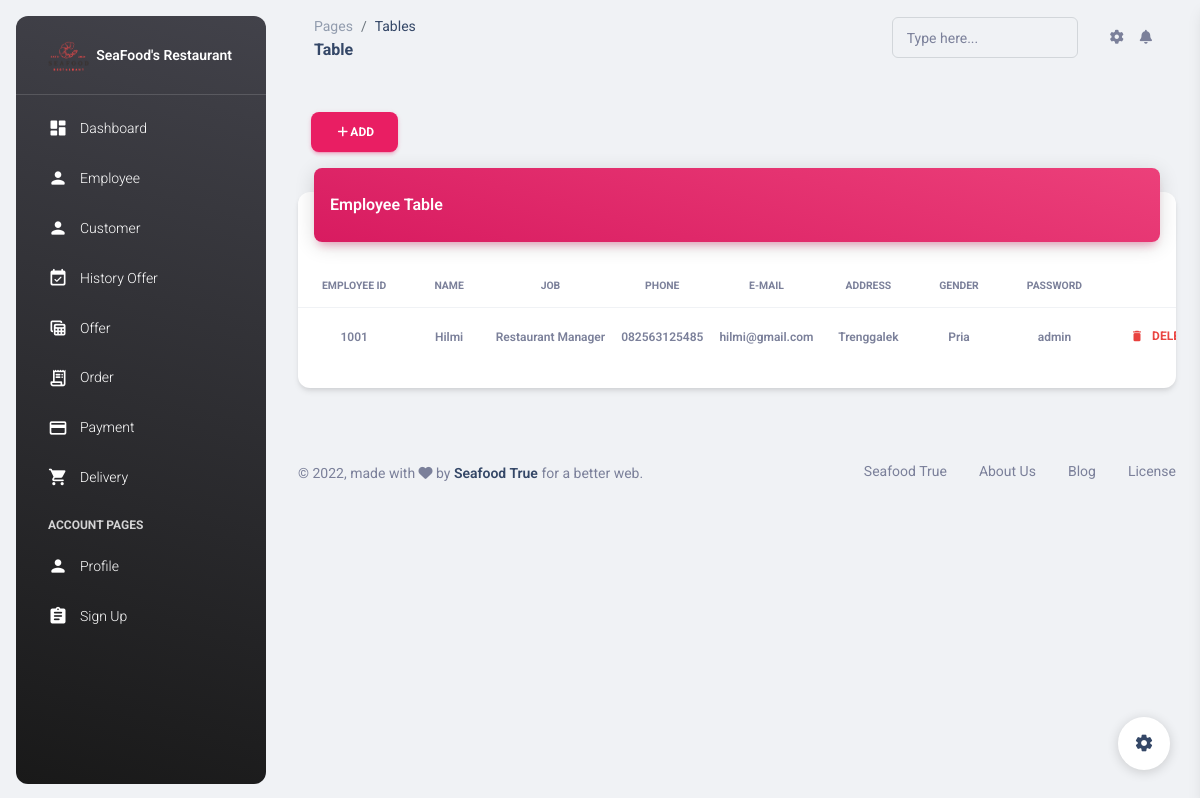
The app's page /admin/pages/employee.php (signed in) with its own data.
### tables this page shows
CREATE TABLE `pegawai` (
  `ID_PEGAWAI` char(4) NOT NULL,
  `ID_JABATAN` char(2) NOT NULL,
  `NAMA_PEGAWAI` varchar(30) DEFAULT NULL,
  `TELP_PEGAWAI` varchar(15) DEFAULT NULL,
  `EMAIL_PEGAWAI` varchar(50) DEFAULT NULL,
  `ALAMAT_PEGAWAI` varchar(50) DEFAULT NULL,
  `JK_PEGAWAI` tinyint(1) DEFAULT NULL,
  `PASS_PEGAWAI` varchar(20) NOT NULL,
  PRIMARY KEY (`ID_PEGAWAI`),
  UNIQUE KEY `PEGAWAI_TELP_PEG_UK` (`TELP_PEGAWAI`),
  UNIQUE KEY `PEGAWAI_EMAIL_PEG_UK` (`EMAIL_PEGAWAI`),
  KEY `PEG_JABATAN_FK` (`ID_JABATAN`),
  CONSTRAINT `PEG_JABATAN_FK` FOREIGN KEY (`ID_JABATAN`) REFERENCES `jabatan` (`ID_JABATAN`)
);

CREATE TABLE `jabatan` (
  `ID_JABATAN` char(2) NOT NULL,
  `NAMA_JABATAN` varchar(30) DEFAULT NULL,
  PRIMARY KEY (`ID_JABATAN`)
);

### functions.php (called while the page is built, shortened)
<?php
    $koneksi = mysqli_connect('localhost','root','','seafood2');
    function query($query){
        global $koneksi;
        $select = mysqli_query($koneksi, $query);
        $rows = [];
        while ($tampil = mysqli_fetch_assoc($select)){
            $rows [] = $tampil;
        }
        return $rows;
    }
?>

### admin/pages/employee.php (the view, shortened to what this page needs)
<?php
require '../../functions.php';
$query = "SELECT * FROM pegawai ORDER BY id_pegawai ASC";
$sql = query($query);
?>
<!DOCTYPE html>
<html lang="en">
<head>
  <link href="../assets/css/nucleo-icons.css" rel="stylesheet"/>
  <link href="../assets/css/nucleo-svg.css" rel="stylesheet"/>
  <link id="pagestyle" href="../assets/css/material-dashboard.css?v=3.0.0" rel="stylesheet"/>
</head>
<body class="g-sidenav-show  bg-gray-200">
  <aside class="sidenav navbar navbar-vertical navbar-expand-xs border-0 border-radius-xl my-3 fixed-start ms-3   bg-gradient-dark" id="sidenav-main">
    <div class="sidenav-header">
      <a class="navbar-brand m-0" target="_blank">
        <img src="../assets/img/seafood.png" class="navbar-brand-img h-100" alt="main_logo">
        <span class="ms-1 font-weight-bold text-white">SeaFood's Restaurant</span>
      </a>
    </div>
    <hr class="horizontal light mt-0 mb-2">
    <div class="collapse navbar-collapse  w-auto  max-height-vh-100" id="sidenav-collapse-main">
      <ul class="navbar-nav">
        <li class="nav-item">
          <a class="nav-link text-white " href="../index.php">
            <div class="text-white text-center me-2 d-flex align-items-center justify-content-center">
              <i class="material-icons opacity-10">dashboard</i>
            </div>
            <span class="nav-link-text ms-1">Dashboard</span>
          </a>
        </li>
        <li class="nav-item">
            <a class="nav-link text-white " href="employee.php">
              <div class="text-white text-center me-2 d-flex align-items-center justify-content-center">
                <i class="material-icons opacity-10">person</i>
              </div>
              <span class="nav-link-text ms-1">Employee</span>
            </a>
        </li>
        <li class="nav-item">
          <a class="nav-link text-white " href="customer.php">
            <div class="text-white text-center me-2 d-flex align-items-center justify-content-center">
              <i class="material-icons opacity-10">person</i>
            </div>
            <span class="nav-link-text ms-1">Customer</span>
          </a>
        </li>
        <li class="nav-item">
          <a class="nav-link text-white " href="historyoffer.php">
            <div class="text-white text-center me-2 d-flex align-items-center justify-content-center">
              <i class="material-icons opacity-10">event_available</i>
            </div>
            <span class="nav-link-text ms-1">History Offer</span>
          </a>
        </li>
        <li class="nav-item">
          <a class="nav-link text-white " href="offer.php">
            <div class="text-white text-center me-2 d-flex align-items-center justify-content-center">
              <i class="material-icons opacity-10">table_view</i>
            </div>
            <span class="nav-link-text ms-1">Offer</span>
          </a>
        </li>
        <li class="nav-item">
          <a class="nav-link text-white " href="order.php">
            <div class="text-white text-center me-2 d-flex align-items-center justify-content-center">
              <i class="material-icons opacity-10">receipt_long</i>
            </div>
            <span class="nav-link-text ms-1">Order</span>
          </a>
        </li>
        <li class="nav-item">
          <a class="nav-link text-white " href="payment.php">
            <div class="text-white text-center me-2 d-flex align-items-center justify-content-center">
              <i class="material-icons opacity-10">credit_card</i>
            </div>
            <span class="nav-link-text ms-1">Payment</span>
          </a>
        </li>
        <li class="nav-item">
          <a class="nav-link text-white " href="delivery.php">
            <div class="text-white text-center me-2 d-flex align-items-center justify-content-center">
              <i class="material-icons opacity-10">shopping_cart</i>
            </div>
            <span class="nav-link-text ms-1">Delivery</span>
          </a>
        </li>
        <li class="nav-item mt-3">
          <h6 class="ps-4 ms-2 text-uppercase text-xs text-white font-weight-bolder opacity-8">Account pages</h6>
        </li>
        <li class="nav-item">
          <a class="nav-link text-white " href="profile.php">
            <div class="text-white text-center me-2 d-flex align-items-center justify-content-center">
              <i class="material-icons opacity-10">person</i>
            </div>
            <span class="nav-link-text ms-1">Profile</span>
          </a>
        </li>
        <li class="nav-item">
          <a class="nav-link text-white " href="../../logout.php">
            <div class="text-white text-center me-2 d-flex align-items-center justify-content-center">
              <i class="material-icons opacity-10">assignment</i>
            </div>
            <span class="nav-link-text ms-1">Sign Up</span>
          </a>
        </li>
      </ul>
    </div>
  </aside>
  <main class="main-content position-relative max-height-vh-100 h-100 border-radius-lg ">
    <nav class="navbar navbar-main navbar-expand-lg px-0 mx-4 shadow-none border-radius-xl" id="navbarBlur" navbar-scroll="true">
      <div class="container-fluid py-1 px-3">
        <nav aria-label="breadcrumb">
          <ol class="breadcrumb bg-transparent mb-0 pb-0 pt-1 px-0 me-sm-6 me-5">
            <li class="breadcrumb-item text-sm"><a class="opacity-5 text-dark" href="javascript:;">Pages</a></li>
            <li class="breadcrumb-item text-sm text-dark active" aria-current="page">Tables</li>
          </ol>
          <h6 class="font-weight-bolder mb-0">Table</h6>
        </nav>
        <div class="collapse navbar-collapse mt-sm-0 mt-2 me-md-0 me-sm-10" id="navbar">
          <div class="ms-md-auto pe-md-3 d-flex align-items-center">
            <div class="input-group input-group-outline">
              <label class="form-label">Type here...</label>
              <input type="text" class="form-control">
            </div>
          </div>
          <ul class="navbar-nav  justify-content-end">
            <li class="nav-item px-3 d-flex align-items-center">
              <a href="javascript:;" class="nav-link text-body p-0">
                <i class="fa fa-cog fixed-plugin-button-nav cursor-pointer"></i>
              </a>
            </li>
            <li class="nav-item dropdown pe-2 d-flex align-items-center">
              <a href="javascript:;" class="nav-link text-body p-0" id="dropdownMenuButton" data-bs-toggle="dropdown" aria-expanded="false">
                <i class="fa fa-bell cursor-pointer"></i>
              </a>
            </li>
          </ul>
        </div>
      </div>
    </nav>
    <div class="container-fluid py-4">
      <div class="row">
        <div class="col-12">
        <p style="padding:10pt 0pt 0pt 10pt;">
					<a href="createemployee.php" class="btn btn-xs btn-primary"><i class="fas fa-fw fa-plus"></i>Add</a>
				</p>
          <div class="card my-4">
            <div class="card-header p-0 position-relative mt-n4 mx-3 z-index-2">
              <div class="bg-gradient-primary shadow-primary border-radius-lg pt-4 pb-3">
                <h6 class="text-white text-capitalize ps-3">Employee table</h6>
              </div>
            </div>
            <div class="card-body px-0 pb-2">
              <div class="table-responsive p-0">
              <table class="table align-items-center table-hover">
                <thead>
                    <tr>
                    <th class="text-uppercase text-secondary text-xxs font-weight-bolder opacity-1000 align-middle text-center">Employee ID</th>
                    <th class="text-uppercase text-secondary text-xxs font-weight-bolder opacity-1000 align-middle text-center">Name</th>
                    <th class="text-uppercase text-secondary text-xxs font-weight-bolder opacity-1000 align-middle text-center">Job</th>
                    <th class="text-uppercase text-secondary text-xxs font-weight-bolder opacity-1000 align-middle text-center">Phone</th>
                    <th class="text-uppercase text-secondary text-xxs font-weight-bolder opacity-1000 align-middle text-center">E-mail</th>
                    <th class="text-uppercase text-secondary text-xxs font-weight-bolder opacity-1000 align-middle text-center">Address</th>
                    <th class="text-uppercase text-secondary text-xxs font-weight-bolder opacity-1000 align-middle text-center">Gender</th>
                    <th class="text-uppercase text-secondary text-xxs font-weight-bolder opacity-1000 align-middle text-center">Password</th>
                    <th class="text-uppercase text-secondary text-xxs font-weight-bolder opacity-1000 align-middle text-center">Action</th>
                </thead>
                <tbody>
                <?php foreach ($sql as $member) : ?>
					        <tr>
                    <td class="align-middle text-center text-sm">
                      <span class="text-secondary font-weight-bold text-xs"><?php echo $member['ID_PEGAWAI']; ?></span>
                    </td>
                    <td class="align-middle text-center text-sm">
                      <span class="text-secondary font-weight-bold text-xs"><?php echo $member['NAMA_PEGAWAI']; ?></span>
                    </td>
                    <td class="align-middle text-center text-sm">
                      <?php $idJabatan = $member["ID_JABATAN"];
                      $namaJabatan = query("SELECT nama_jabatan FROM jabatan WHERE id_jabatan = $idJabatan")[0]["nama_jabatan"];
                      ?>
                      <span class="text-secondary font-weight-bold text-xs"><?php echo $namaJabatan; ?></span>
                    </td>
                    <td class="align-middle text-center text-sm">
                      <span class="text-secondary font-weight-bold text-xs"><?php echo $member['TELP_PEGAWAI']; ?></span>
                    </td>
                    <td class="align-middle text-center text-sm">
                      <span class="text-secondary font-weight-bold text-xs"><?php echo $member['EMAIL_PEGAWAI']; ?></span>
                    </td>
                    <td class="align-middle text-center text-sm">
                      <span class="text-secondary font-weight-bold text-xs"><?php echo $member['ALAMAT_PEGAWAI']; ?></span>
                    </td>
                    <td class="align-middle text-center text-sm">
                      <span class="text-secondary font-weight-bold text-xs"><?php if($member["JK_PEGAWAI"]==1) {echo "Pria";} else if($member["JK_PEGAWAI"]==0) {echo "Wanita";}?></span>
                    </td>
                    <td class="align-middle text-center text-sm">
                      <span class="text-secondary font-weight-bold text-xs"><?php echo $member['PASS_PEGAWAI']; ?></span>
                    </td>
                    <td>
                      <a class="btn btn-link text-danger text-gradient px-3 mb-0" href="deleteemployee.php?id_pegawai=<?php echo $member['ID_PEGAWAI']; ?>" onclick="return confirm('Apakah Anda yakin ingin menghapus data ini?')"><i class="material-icons text-sm me-2">delete</i>Delete</a>
                    </td>
                  </tr>
                  <?php endforeach; ?>
                </tbody>
                </table>
                </div>
              </div>
            </div>
      </div>
    </div>
  </div>
  <footer class="footer py-4  ">
        <div class="container-fluid">
          <div class="row align-items-center justify-content-lg-between">
            <div class="col-lg-6 mb-lg-0 mb-4">
              <div class="copyright text-center text-sm text-muted text-lg-start">
                © ,
                made with <i class="fa fa-heart"></i> by
                <a href="https://www.creative-tim.com" class="font-weight-bold" target="_blank">Seafood True</a>
                for a better web.
              </div>
            </div>
            <div class="col-lg-6">
              <ul class="nav nav-footer justify-content-center justify-content-lg-end">
                <li class="nav-item">
                  <a href="https://www.creative-tim.com" class="nav-link text-muted" target="_blank">Seafood True</a>
                </li>
                <li class="nav-item">
                  <a href="https://www.creative-tim.com/presentation" class="nav-link text-muted" target="_blank">About Us</a>
                </li>
                <li class="nav-item">
                  <a href="https://www.creative-tim.com/blog" class="nav-link text-muted" target="_blank">Blog</a>
                </li>
                <li class="nav-item">
                  <a href="https://www.creative-tim.com/license" class="nav-link pe-0 text-muted" target="_blank">License</a>
                </li>
              </ul>
            </div>
          </div>
        </div>
      </footer>
  </main>
<div class="fixed-plugin">
  <a class="fixed-plugin-button text-dark position-fixed px-3 py-2">
    <i class="material-icons py-2">settings</i>
  </a>
</div>
</body>
</html>

### records on screen
pegawai: ID_PEGAWAI "1001", NAMA_PEGAWAI "Hilmi", ID_JABATAN.NAMA_JABATAN "Restaurant Manager", TELP_PEGAWAI "082563125485", EMAIL_PEGAWAI "hilmi@gmail.com", ALAMAT_PEGAWAI "Trenggalek", JK_PEGAWAI "Pria", PASS_PEGAWAI "admin"
